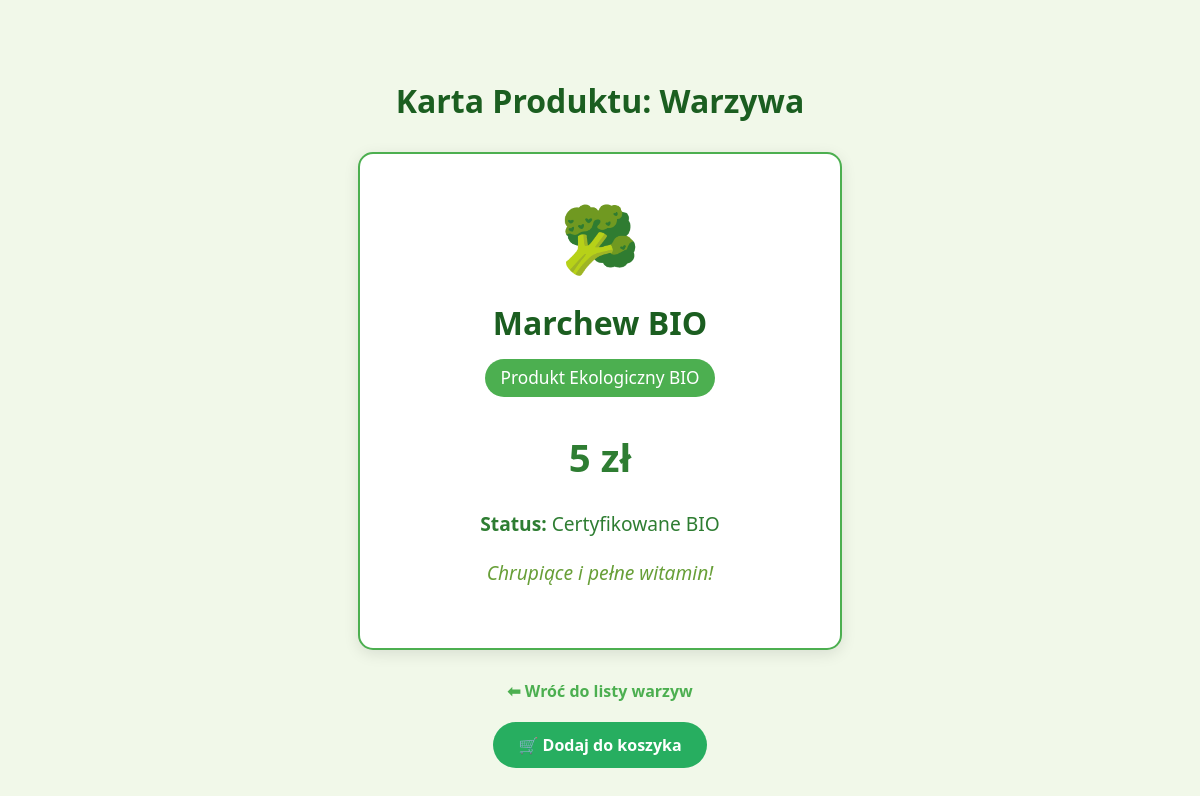
/kategoria/warzywa/1, run on the app's committed database.
### sklep/models.py (models this page shows)
class Warzywa(models.Model):
  nazwa = models.CharField(max_length=255)
  cena = models.PositiveIntegerField()
  czy_bio = models.BooleanField(default=True)

### sklep/views.py (the view)
# urls.py: path('kategoria/warzywa/<int:id>', views.szczegolywarzywa, name='szczegolywarzywa'),
def szczegolywarzywa(request, id):
    produkt = get_object_or_404(Warzywa, id=id)
    return render(request, 'szczegolywarzywa.html', {'produkt': produkt, 'kategoria': 'warzywa'})

### sklep/templates/szczegolywarzywa.html (shortened to what this page needs)
<!DOCTYPE html>
<html lang="pl">
<head>
</head>
<body>
    <h1>Karta Produktu: Warzywa</h1>
    <div class="product-card">
        <span class="emoji-large">🥦</span>
        <div style="font-size: 2em; color: #1b5e20; margin-bottom: 10px; font-weight: bold;">
            {{ produkt.nazwa }}
        </div>
        <div class="product-info">
            {% if produkt.czy_bio %}
                <span class="bio-badge">Produkt Ekologiczny BIO</span>
            {% endif %}
            <p class="price">{{ produkt.cena }} zł</p>
            <p><strong>Status:</strong> {{ produkt.czy_bio|yesno:"Certyfikowane BIO,Konwencjonalne" }}</p>
            <p style="font-style: italic; color: #689f38; margin-top: 15px;">Chrupiące i pełne witamin!</p>
        </div>
    </div>
<a href="{% url 'listaproduktowzkategorii' 'warzywa' %}" class="back-link">⬅ Wróć do listy warzyw</a>    <a href="{% url 'dodaj_do_koszyka' kategoria produkt.id %}" class="btn-add">
    🛒 Dodaj do koszyka
</a>
</body>
</html>

### sklep/templates/szczegolywarzywa.html (style rules this page uses)
body { font-family: 'Segoe UI', sans-serif; background-color: #f1f8e9; display: flex; flex-direction: column; align-items: center; padding: 50px; }
h1 { color: #1b5e20; margin-bottom: 30px; }
.product-card { background: white; padding: 40px; text-align: center; border-radius: 15px; box-shadow: 0 4px 15px rgba(0,0,0,0.1); width: 100%; max-width: 400px; border: 2px solid #4caf50; }
.product-info { font-size: 1.2em; color: #2e7d32; margin: 15px 0; line-height: 1.6; }
.price { font-size: 2em; color: #2e7d32; font-weight: bold; margin: 20px 0; }
.bio-badge { background-color: #4caf50; color: white; padding: 5px 15px; border-radius: 50px; font-size: 0.9em; display: inline-block; margin-bottom: 10px; }
.back-link { margin-top: 30px; text-decoration: none; color: #4caf50; font-weight: bold; transition: color 0.3s; }
.emoji-large { font-size: 4em; display: block; margin-bottom: 20px; }
.btn-add { display: inline-block; background-color: #27ae60; color: white; padding: 12px 25px; text-decoration: none; border-radius: 30px; font-weight: bold; margin-top: 20px; transition: background 0.3s; }

### data on the page
Warzywa: nazwa "Marchew BIO", cena "5", czy_bio "Certyfikowane BIO"
